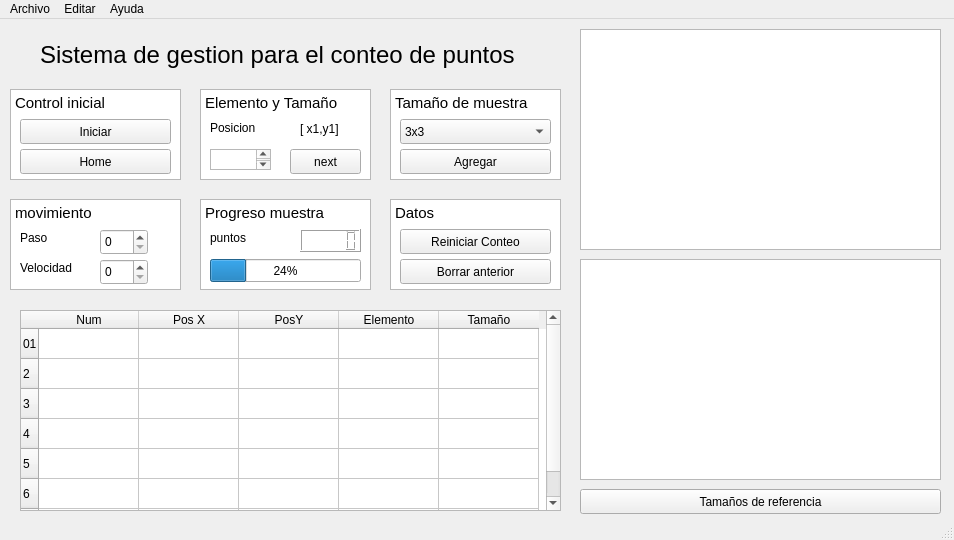
<?xml version="1.0" encoding="UTF-8"?>
<ui version="4.0">
 <class>MainWindow</class>
 <widget class="QMainWindow" name="MainWindow">
  <property name="geometry">
   <rect>
    <x>0</x>
    <y>0</y>
    <width>954</width>
    <height>540</height>
   </rect>
  </property>
  <property name="windowTitle">
   <string>Contador de puntos</string>
  </property>
  <widget class="QWidget" name="centralwidget">
   <widget class="QPushButton" name="pushButton">
    <property name="geometry">
     <rect>
      <x>20</x>
      <y>100</y>
      <width>151</width>
      <height>25</height>
     </rect>
    </property>
    <property name="text">
     <string>Iniciar</string>
    </property>
   </widget>
   <widget class="QGraphicsView" name="graphicsView">
    <property name="geometry">
     <rect>
      <x>580</x>
      <y>240</y>
      <width>361</width>
      <height>221</height>
     </rect>
    </property>
   </widget>
   <widget class="QGraphicsView" name="graphicsView_2">
    <property name="geometry">
     <rect>
      <x>580</x>
      <y>10</y>
      <width>361</width>
      <height>221</height>
     </rect>
    </property>
   </widget>
   <widget class="QLCDNumber" name="lcdNumber">
    <property name="geometry">
     <rect>
      <x>300</x>
      <y>210</y>
      <width>61</width>
      <height>23</height>
     </rect>
    </property>
   </widget>
   <widget class="QProgressBar" name="progressBar">
    <property name="geometry">
     <rect>
      <x>210</x>
      <y>240</y>
      <width>151</width>
      <height>23</height>
     </rect>
    </property>
    <property name="value">
     <number>24</number>
    </property>
   </widget>
   <widget class="QSpinBox" name="spinBox">
    <property name="geometry">
     <rect>
      <x>100</x>
      <y>240</y>
      <width>48</width>
      <height>26</height>
     </rect>
    </property>
   </widget>
   <widget class="QSpinBox" name="spinBox_2">
    <property name="geometry">
     <rect>
      <x>100</x>
      <y>210</y>
      <width>48</width>
      <height>26</height>
     </rect>
    </property>
   </widget>
   <widget class="QTextEdit" name="textEdit">
    <property name="geometry">
     <rect>
      <x>200</x>
      <y>70</y>
      <width>171</width>
      <height>91</height>
     </rect>
    </property>
    <property name="html">
     <string>&lt;!DOCTYPE HTML PUBLIC &quot;-//W3C//DTD HTML 4.0//EN&quot; &quot;http://www.w3.org/TR/REC-html40/strict.dtd&quot;&gt;
&lt;html&gt;&lt;head&gt;&lt;meta name=&quot;qrichtext&quot; content=&quot;1&quot; /&gt;&lt;style type=&quot;text/css&quot;&gt;
p, li { white-space: pre-wrap; }
&lt;/style&gt;&lt;/head&gt;&lt;body style=&quot; font-family:'Ubuntu'; font-size:11pt; font-weight:400; font-style:normal;&quot;&gt;
&lt;p style=&quot; margin-top:0px; margin-bottom:0px; margin-left:0px; margin-right:0px; -qt-block-indent:0; text-indent:0px;&quot;&gt;Elemento y Tamaño&lt;/p&gt;&lt;/body&gt;&lt;/html&gt;</string>
    </property>
   </widget>
   <widget class="QTextEdit" name="textEdit_2">
    <property name="geometry">
     <rect>
      <x>10</x>
      <y>180</y>
      <width>171</width>
      <height>91</height>
     </rect>
    </property>
    <property name="html">
     <string>&lt;!DOCTYPE HTML PUBLIC &quot;-//W3C//DTD HTML 4.0//EN&quot; &quot;http://www.w3.org/TR/REC-html40/strict.dtd&quot;&gt;
&lt;html&gt;&lt;head&gt;&lt;meta name=&quot;qrichtext&quot; content=&quot;1&quot; /&gt;&lt;style type=&quot;text/css&quot;&gt;
p, li { white-space: pre-wrap; }
&lt;/style&gt;&lt;/head&gt;&lt;body style=&quot; font-family:'Ubuntu'; font-size:11pt; font-weight:400; font-style:normal;&quot;&gt;
&lt;p style=&quot; margin-top:0px; margin-bottom:0px; margin-left:0px; margin-right:0px; -qt-block-indent:0; text-indent:0px;&quot;&gt;movimiento&lt;/p&gt;&lt;/body&gt;&lt;/html&gt;</string>
    </property>
   </widget>
   <widget class="QComboBox" name="comboBox">
    <property name="geometry">
     <rect>
      <x>400</x>
      <y>100</y>
      <width>151</width>
      <height>25</height>
     </rect>
    </property>
    <item>
     <property name="text">
      <string>3x3</string>
     </property>
    </item>
    <item>
     <property name="text">
      <string>3x4</string>
     </property>
    </item>
    <item>
     <property name="text">
      <string>3x5</string>
     </property>
    </item>
    <item>
     <property name="text">
      <string>4x3</string>
     </property>
    </item>
    <item>
     <property name="text">
      <string>4x4</string>
     </property>
    </item>
    <item>
     <property name="text">
      <string>4x5</string>
     </property>
    </item>
    <item>
     <property name="text">
      <string>4x3</string>
     </property>
    </item>
    <item>
     <property name="text">
      <string>4x4</string>
     </property>
    </item>
    <item>
     <property name="text">
      <string>4x5</string>
     </property>
    </item>
   </widget>
   <widget class="QTextEdit" name="textEdit_3">
    <property name="geometry">
     <rect>
      <x>200</x>
      <y>180</y>
      <width>171</width>
      <height>91</height>
     </rect>
    </property>
    <property name="html">
     <string>&lt;!DOCTYPE HTML PUBLIC &quot;-//W3C//DTD HTML 4.0//EN&quot; &quot;http://www.w3.org/TR/REC-html40/strict.dtd&quot;&gt;
&lt;html&gt;&lt;head&gt;&lt;meta name=&quot;qrichtext&quot; content=&quot;1&quot; /&gt;&lt;style type=&quot;text/css&quot;&gt;
p, li { white-space: pre-wrap; }
&lt;/style&gt;&lt;/head&gt;&lt;body style=&quot; font-family:'Ubuntu'; font-size:11pt; font-weight:400; font-style:normal;&quot;&gt;
&lt;p style=&quot; margin-top:0px; margin-bottom:0px; margin-left:0px; margin-right:0px; -qt-block-indent:0; text-indent:0px;&quot;&gt;Progreso muestra&lt;/p&gt;
&lt;p style=&quot;-qt-paragraph-type:empty; margin-top:0px; margin-bottom:0px; margin-left:0px; margin-right:0px; -qt-block-indent:0; text-indent:0px;&quot;&gt;&lt;br /&gt;&lt;/p&gt;&lt;/body&gt;&lt;/html&gt;</string>
    </property>
   </widget>
   <widget class="QLabel" name="label">
    <property name="geometry">
     <rect>
      <x>210</x>
      <y>210</y>
      <width>67</width>
      <height>17</height>
     </rect>
    </property>
    <property name="text">
     <string>puntos</string>
    </property>
   </widget>
   <widget class="QLabel" name="label_2">
    <property name="geometry">
     <rect>
      <x>20</x>
      <y>210</y>
      <width>67</width>
      <height>17</height>
     </rect>
    </property>
    <property name="text">
     <string>Paso</string>
    </property>
   </widget>
   <widget class="QLabel" name="label_3">
    <property name="geometry">
     <rect>
      <x>20</x>
      <y>240</y>
      <width>67</width>
      <height>17</height>
     </rect>
    </property>
    <property name="text">
     <string>Velocidad</string>
    </property>
   </widget>
   <widget class="QPushButton" name="pushButton_2">
    <property name="geometry">
     <rect>
      <x>20</x>
      <y>130</y>
      <width>151</width>
      <height>25</height>
     </rect>
    </property>
    <property name="text">
     <string>Home</string>
    </property>
   </widget>
   <widget class="QTextEdit" name="textEdit_4">
    <property name="geometry">
     <rect>
      <x>390</x>
      <y>70</y>
      <width>171</width>
      <height>91</height>
     </rect>
    </property>
    <property name="html">
     <string>&lt;!DOCTYPE HTML PUBLIC &quot;-//W3C//DTD HTML 4.0//EN&quot; &quot;http://www.w3.org/TR/REC-html40/strict.dtd&quot;&gt;
&lt;html&gt;&lt;head&gt;&lt;meta name=&quot;qrichtext&quot; content=&quot;1&quot; /&gt;&lt;style type=&quot;text/css&quot;&gt;
p, li { white-space: pre-wrap; }
&lt;/style&gt;&lt;/head&gt;&lt;body style=&quot; font-family:'Ubuntu'; font-size:11pt; font-weight:400; font-style:normal;&quot;&gt;
&lt;p style=&quot; margin-top:0px; margin-bottom:0px; margin-left:0px; margin-right:0px; -qt-block-indent:0; text-indent:0px;&quot;&gt;Tamaño de muestra&lt;/p&gt;&lt;/body&gt;&lt;/html&gt;</string>
    </property>
   </widget>
   <widget class="QTextEdit" name="textEdit_5">
    <property name="geometry">
     <rect>
      <x>10</x>
      <y>70</y>
      <width>171</width>
      <height>91</height>
     </rect>
    </property>
    <property name="html">
     <string>&lt;!DOCTYPE HTML PUBLIC &quot;-//W3C//DTD HTML 4.0//EN&quot; &quot;http://www.w3.org/TR/REC-html40/strict.dtd&quot;&gt;
&lt;html&gt;&lt;head&gt;&lt;meta name=&quot;qrichtext&quot; content=&quot;1&quot; /&gt;&lt;style type=&quot;text/css&quot;&gt;
p, li { white-space: pre-wrap; }
&lt;/style&gt;&lt;/head&gt;&lt;body style=&quot; font-family:'Ubuntu'; font-size:11pt; font-weight:400; font-style:normal;&quot;&gt;
&lt;p style=&quot; margin-top:0px; margin-bottom:0px; margin-left:0px; margin-right:0px; -qt-block-indent:0; text-indent:0px;&quot;&gt;Control inicial&lt;/p&gt;
&lt;p style=&quot;-qt-paragraph-type:empty; margin-top:0px; margin-bottom:0px; margin-left:0px; margin-right:0px; -qt-block-indent:0; text-indent:0px;&quot;&gt;&lt;br /&gt;&lt;/p&gt;&lt;/body&gt;&lt;/html&gt;</string>
    </property>
   </widget>
   <widget class="QPushButton" name="pushButton_3">
    <property name="geometry">
     <rect>
      <x>400</x>
      <y>240</y>
      <width>151</width>
      <height>25</height>
     </rect>
    </property>
    <property name="text">
     <string>Borrar anterior</string>
    </property>
   </widget>
   <widget class="QPushButton" name="pushButton_4">
    <property name="geometry">
     <rect>
      <x>400</x>
      <y>210</y>
      <width>151</width>
      <height>25</height>
     </rect>
    </property>
    <property name="text">
     <string>Reiniciar Conteo</string>
    </property>
   </widget>
   <widget class="QTextEdit" name="textEdit_9">
    <property name="geometry">
     <rect>
      <x>390</x>
      <y>180</y>
      <width>171</width>
      <height>91</height>
     </rect>
    </property>
    <property name="html">
     <string>&lt;!DOCTYPE HTML PUBLIC &quot;-//W3C//DTD HTML 4.0//EN&quot; &quot;http://www.w3.org/TR/REC-html40/strict.dtd&quot;&gt;
&lt;html&gt;&lt;head&gt;&lt;meta name=&quot;qrichtext&quot; content=&quot;1&quot; /&gt;&lt;style type=&quot;text/css&quot;&gt;
p, li { white-space: pre-wrap; }
&lt;/style&gt;&lt;/head&gt;&lt;body style=&quot; font-family:'Ubuntu'; font-size:11pt; font-weight:400; font-style:normal;&quot;&gt;
&lt;p style=&quot; margin-top:0px; margin-bottom:0px; margin-left:0px; margin-right:0px; -qt-block-indent:0; text-indent:0px;&quot;&gt;Datos &lt;/p&gt;&lt;/body&gt;&lt;/html&gt;</string>
    </property>
   </widget>
   <widget class="QTableWidget" name="tableWidget">
    <property name="geometry">
     <rect>
      <x>20</x>
      <y>291</y>
      <width>541</width>
      <height>201</height>
     </rect>
    </property>
    <row>
     <property name="text">
      <string>01</string>
     </property>
    </row>
    <row>
     <property name="text">
      <string>2</string>
     </property>
    </row>
    <row>
     <property name="text">
      <string>3</string>
     </property>
    </row>
    <row>
     <property name="text">
      <string>4</string>
     </property>
    </row>
    <row>
     <property name="text">
      <string>5</string>
     </property>
    </row>
    <row>
     <property name="text">
      <string>6</string>
     </property>
    </row>
    <row>
     <property name="text">
      <string>7</string>
     </property>
    </row>
    <column>
     <property name="text">
      <string>Num</string>
     </property>
    </column>
    <column>
     <property name="text">
      <string>Pos X</string>
     </property>
    </column>
    <column>
     <property name="text">
      <string>PosY</string>
     </property>
    </column>
    <column>
     <property name="text">
      <string>Elemento</string>
     </property>
    </column>
    <column>
     <property name="text">
      <string>Tamaño</string>
     </property>
    </column>
   </widget>
   <widget class="QLabel" name="label_4">
    <property name="geometry">
     <rect>
      <x>40</x>
      <y>20</y>
      <width>491</width>
      <height>31</height>
     </rect>
    </property>
    <property name="font">
     <font>
      <pointsize>18</pointsize>
     </font>
    </property>
    <property name="text">
     <string>Sistema de gestion para el conteo de puntos</string>
    </property>
   </widget>
   <widget class="QPushButton" name="pushButton_5">
    <property name="geometry">
     <rect>
      <x>400</x>
      <y>130</y>
      <width>151</width>
      <height>25</height>
     </rect>
    </property>
    <property name="text">
     <string>Agregar</string>
    </property>
   </widget>
   <widget class="QPushButton" name="pushButton_6">
    <property name="geometry">
     <rect>
      <x>580</x>
      <y>470</y>
      <width>361</width>
      <height>25</height>
     </rect>
    </property>
    <property name="text">
     <string>Tamaños de referencia</string>
    </property>
   </widget>
   <widget class="QPushButton" name="pushButton_8">
    <property name="geometry">
     <rect>
      <x>290</x>
      <y>130</y>
      <width>71</width>
      <height>25</height>
     </rect>
    </property>
    <property name="text">
     <string>next</string>
    </property>
   </widget>
   <widget class="QTextEdit" name="textEdit_6">
    <property name="geometry">
     <rect>
      <x>210</x>
      <y>130</y>
      <width>61</width>
      <height>21</height>
     </rect>
    </property>
   </widget>
   <widget class="QLabel" name="label_5">
    <property name="geometry">
     <rect>
      <x>210</x>
      <y>100</y>
      <width>67</width>
      <height>17</height>
     </rect>
    </property>
    <property name="text">
     <string>Posicion</string>
    </property>
   </widget>
   <widget class="QLabel" name="label_6">
    <property name="geometry">
     <rect>
      <x>300</x>
      <y>100</y>
      <width>61</width>
      <height>20</height>
     </rect>
    </property>
    <property name="text">
     <string>[ x1,y1]</string>
    </property>
   </widget>
   <zorder>textEdit_9</zorder>
   <zorder>textEdit_5</zorder>
   <zorder>textEdit_4</zorder>
   <zorder>textEdit</zorder>
   <zorder>textEdit_3</zorder>
   <zorder>textEdit_2</zorder>
   <zorder>pushButton</zorder>
   <zorder>graphicsView</zorder>
   <zorder>graphicsView_2</zorder>
   <zorder>lcdNumber</zorder>
   <zorder>progressBar</zorder>
   <zorder>spinBox</zorder>
   <zorder>spinBox_2</zorder>
   <zorder>comboBox</zorder>
   <zorder>label</zorder>
   <zorder>label_2</zorder>
   <zorder>label_3</zorder>
   <zorder>pushButton_2</zorder>
   <zorder>pushButton_3</zorder>
   <zorder>pushButton_4</zorder>
   <zorder>tableWidget</zorder>
   <zorder>label_4</zorder>
   <zorder>pushButton_5</zorder>
   <zorder>pushButton_6</zorder>
   <zorder>pushButton_8</zorder>
   <zorder>textEdit_6</zorder>
   <zorder>label_5</zorder>
   <zorder>label_6</zorder>
  </widget>
  <widget class="QMenuBar" name="menubar">
   <property name="geometry">
    <rect>
     <x>0</x>
     <y>0</y>
     <width>954</width>
     <height>22</height>
    </rect>
   </property>
   <widget class="QMenu" name="menuArchivo">
    <property name="title">
     <string>Archivo</string>
    </property>
    <addaction name="actionNuevo"/>
    <addaction name="actionGuardar"/>
    <addaction name="actionExportar"/>
   </widget>
   <widget class="QMenu" name="menuEditar">
    <property name="title">
     <string>Editar</string>
    </property>
    <widget class="QMenu" name="menuModo_Operacion">
     <property name="title">
      <string>Modo Operacion</string>
     </property>
     <addaction name="actionAutomatico"/>
     <addaction name="actionManual"/>
    </widget>
    <addaction name="actionCalibrar"/>
    <addaction name="actionInspeccionar"/>
    <addaction name="actionTeclado"/>
    <addaction name="menuModo_Operacion"/>
   </widget>
   <widget class="QMenu" name="menuAyuda">
    <property name="title">
     <string>Ayuda</string>
    </property>
    <addaction name="actionFAQ_S"/>
    <addaction name="actionTutorial"/>
    <addaction name="actionAcerca_2"/>
   </widget>
   <addaction name="menuArchivo"/>
   <addaction name="menuEditar"/>
   <addaction name="menuAyuda"/>
  </widget>
  <widget class="QStatusBar" name="statusbar"/>
  <action name="actionNuevo">
   <property name="text">
    <string>Nuevo</string>
   </property>
   <property name="shortcut">
    <string>Ctrl+N</string>
   </property>
  </action>
  <action name="actionGuardar">
   <property name="text">
    <string>Guardar</string>
   </property>
   <property name="shortcut">
    <string>Ctrl+S</string>
   </property>
  </action>
  <action name="actionExportar">
   <property name="text">
    <string>Exportar</string>
   </property>
   <property name="shortcut">
    <string>Ctrl+E</string>
   </property>
  </action>
  <action name="actionAcerca">
   <property name="text">
    <string>Acerca</string>
   </property>
  </action>
  <action name="actionFAQ_S">
   <property name="text">
    <string>FAQ'S</string>
   </property>
  </action>
  <action name="actionTutorial">
   <property name="text">
    <string>Tutorial</string>
   </property>
   <property name="shortcut">
    <string>F2</string>
   </property>
  </action>
  <action name="actionAcerca_2">
   <property name="text">
    <string>Acerca</string>
   </property>
  </action>
  <action name="actionCalibrar">
   <property name="text">
    <string>Calibrar</string>
   </property>
   <property name="shortcut">
    <string>Ctrl+C</string>
   </property>
  </action>
  <action name="actionInspeccionar">
   <property name="text">
    <string>Inspeccionar</string>
   </property>
   <property name="shortcut">
    <string>Ctrl+I</string>
   </property>
  </action>
  <action name="actionTeclado">
   <property name="text">
    <string>Teclado</string>
   </property>
   <property name="shortcut">
    <string>Ctrl+T</string>
   </property>
  </action>
  <action name="actionAutomatico">
   <property name="text">
    <string>Automatico</string>
   </property>
  </action>
  <action name="actionManual">
   <property name="text">
    <string>Manual</string>
   </property>
  </action>
 </widget>
 <resources/>
 <connections/>
</ui>
